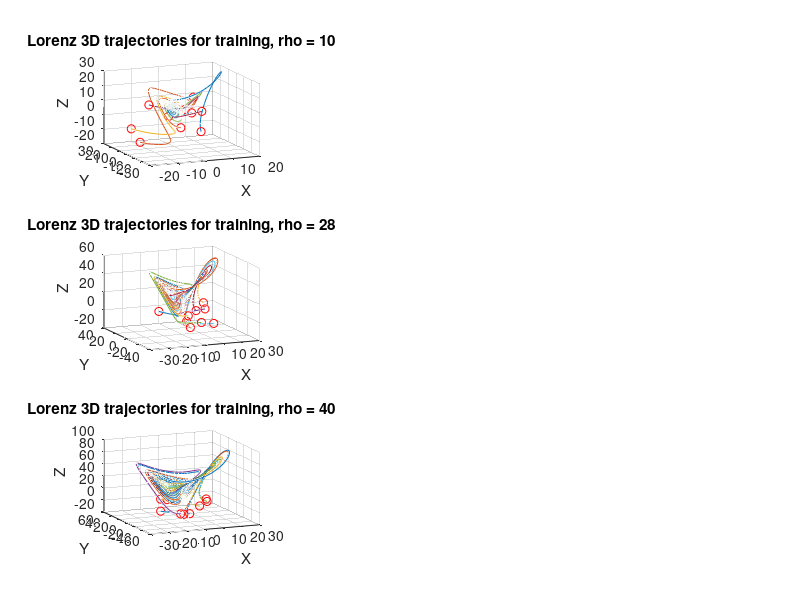

The MATLAB source for this figure: (Note: this script raises an error after producing the figure.)
%%%%%%%%%%%%%%%%%%%%%%%%%%%%%%%%%%%%%%%%%%%%%%%%%%%%%%%%%%%%%%%%%%%%%%%%%%%
%                                                                         %
%     This code developed by M.Brunetti, in partial fulfilment of the     % 
%     requirements of course "Modelling from Measurements" - #055461      % 
%                                                                         %
%                                               Politecnico di Milano     %
%                                                           June 2020     %
%                                                                         %
%%%%%%%%%%%%%%%%%%%%%%%%%%%%%%%%%%%%%%%%%%%%%%%%%%%%%%%%%%%%%%%%%%%%%%%%%%%

%%% NN training on Lorenz augmented trajectory set (rho), then forecast %%%

%% DATA INITIALIZATION

clear all, close all
mr = 10; % number of trajectories for training 
dt = 0.01; T = 10; t = 0:dt:T; % trajectories time base
b = 8/3; sig = 10; % Lorenz attractor parameters
R1 = [10 28 40]; % rho values for training (the higher, the more chaotic)
R2 = [17 35]; % rho values for testing 
input = []; % input to train the NN
output = []; % output to train the NN 

for i = 1:length(R1)
    
    r = R1(i); 
    Lorenz = @(t,x)([ sig * (x(2) - x(1))       ; ...
                      r * x(1)-x(1) * x(3) - x(2) ; ...
                      x(1) * x(2) - b*x(3)         ]);              
    ode_options = odeset('RelTol',1e-10, 'AbsTol',1e-11);     
    
    figure(1); 
    subplot(3,3,1+3*(i-1));  
    for ii = 1:mr  
        x0 = 30*(rand(3,1)-0.5);
        [~,y] = ode45(Lorenz,t,x0);
        yr = [y ones(length(y),1)*r]; % augmented state: x,y,z and rho
        input = [input; yr(1:end-1,:)];
        output = [output; yr(2:end,:)];               
        plot3(y(:,1),y(:,2),y(:,3)), hold on
        plot3(x0(1),x0(2),x0(3),'ro')               
    end   
    title(['Lorenz 3D trajectories for training, rho = ' num2str(r)]);
    xlabel('X');
    ylabel('Y');
    zlabel('Z');
    view(-23,18);
    grid on
    
end

%% NN TRAINING

net = feedforwardnet([5 5 5]);
net.layers{1}.transferFcn = 'logsig';
net.layers{2}.transferFcn = 'radbas';
net.layers{3}.transferFcn = 'purelin';
net = train(net,input.',output.');

%% ODE SOLUTION Vs NN FORECAST

for i =1:length(R2)  
    
    r = R2(i);
    for ii = 1:2
        
        r = R2(ii); 
        x0 = 20*(rand(3,1)-0.5); % new IC (not in the training)
        [~,y] = ode45(Lorenz,t,x0); % new trajectory (based on physics)
        x0_NN = [x0; r];
        y_NN(1,:) = x0_NN; 
        
        for j = 2:length(t)
            y0 = net(x0_NN);
            y_NN(j,:) = y0.';
            x0_NN = y0; 
        end
        
        %% RESULTS PLOTTING 
                
        r_NN = floor(mean(y_NN(:,4))); % average rho, forecasted by NN
        
        figure(1);
        
        subplot(3,3,1+ii);
        plot(t,y(:,3),'r',t,y_NN(:,3),'b-.')
        title(['ODE sol. (rho = ' num2str(r) ') vs NN forecast (rho = ' num2str(r_NN) ')']);
        xlabel('Time');
        ylabel('Z');
        legend({'ODE','NN'});
        grid on;
    
        subplot(3,3,4+ii)
        plot(t,y(:,2),'r',t,y_NN(:,2),'b-.')
        title(['ODE sol. (rho = ' num2str(r) ') vs NN forecast (rho = ' num2str(r_NN) ')']);
        xlabel('Time');
        ylabel('Y');
        legend({'ODE','NN'});
        grid on;
    
        subplot(3,3,7+ii)
        plot(t,y(:,1),'r',t,y_NN(:,1),'b-.')
        title(['ODE sol. (rho = ' num2str(r) ') vs NN forecast (rho = ' num2str(r_NN) ')']);
        xlabel('Time');
        ylabel('X');
        legend({'ODE','NN'}); 
        grid on;
        
    end   
end
